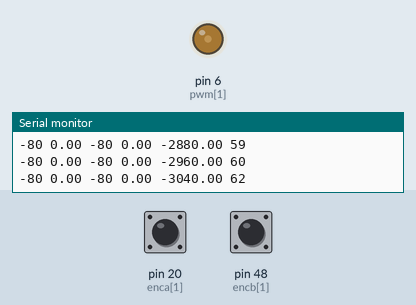
Simulated run of this sketch. Board: Arduino Mega 2560, built with avr-gcc and run on an emulated ATmega2560. Shown: output pins drawn as LEDs (lit = HIGH), the last lines printed to the serial monitor. The inputs (shaded band) are chosen by the test bench; at power-on: pin 20 (enca[1]) HIGH, pin 48 (encb[1]) HIGH.

Above: at 3.2 s.
3.3 s: pin 20 (enca[1]) pulled LOW for 0.15 s
At 4.41 s:
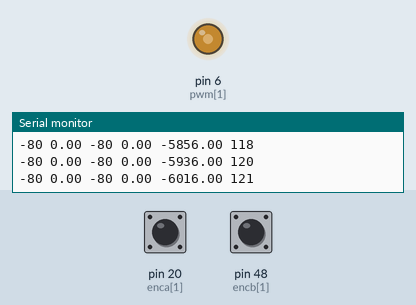
6.4 s: pin 20 (enca[1]) pulsed LOW 5 times (0.12 s each, 0.3 s apart)
At 8.0 s:
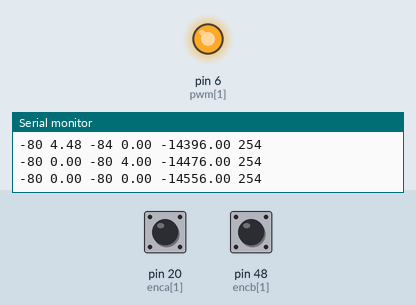
Timing chart, 0 to 9.5 s (numbered marks = the images above; inputs shaded):
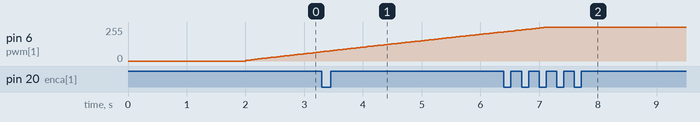

The sketch:

RPM_MOT.ino
```cpp
const int enca[] = {2,20,3};
const int encb[] = {50,48,51};
const int pwm[] = {5,6,7};
const int in1[] = {38,46,43};
const int in2[] = {39,47,42};
float eprev, eintg;
unsigned long milseb = 0, milseb1;
int pos = 0, pwr, target = -80, dir, posseb = 0;
float  c_rpm=0;
#define m 1
volatile int posi[] = {0,0,0};
template <int j>
void readEncoder(){
  int b = digitalRead(encb[j]);
  if(b > 0){
    posi[j]++;

  }
  else{
    posi[j]--;

  }
}


void setup() {
  // put your setup code here, to run once:


    Serial.begin(9600);
    delay(2000);

   // digitalWrite(pwm[m], HIGH);
    for(int k = 0; k < 3; k++){
    pinMode(enca[k],INPUT_PULLUP);
    pinMode(encb[k],INPUT_PULLUP);
  }
  attachInterrupt(digitalPinToInterrupt(enca[m]),readEncoder<m>,RISING);
 // digitalWrite(pwm[m], HIGH);

}

void loop() {


  unsigned long mil;
  mil = millis();
  if(mil - milseb >= 100){
      pos = posi[m] - posseb;

        c_rpm = ((pos *10 * 60)/134.0) ;

      posseb = posi[m];
      milseb = mil;
    }
    PID(c_rpm);
  //  PID(pos);
//Serial.println(c_rpm);
}


void PID(int inp){
  if(target>0){
    digitalWrite(in1[m],HIGH);
    digitalWrite(in2[m], LOW);}
  else if(target<0){
    digitalWrite(in1[m],LOW);
    digitalWrite(in2[m],HIGH);
    }
  else{
    digitalWrite(in1[m], LOW);
    digitalWrite(in2[m], LOW);
    }
  long op = millis();
  float DelT = ((float) (op - milseb1)) / (1000);
  milseb1 = op;
  float kp = 0.02, kd=0.1, ki=0.02;


    int e = target - inp;
 //   if (e <= 0) e=0;
    float dedt = (e-eprev);
    eintg = eintg + e ;

    float u = kp*e + kd*dedt + ki*eintg;
    eprev = e;

    pwr = (int) abs(u);
    if (pwr <=0 ) pwr = 0;
    if (pwr >= 255) pwr = 254;

  Serial.print(target);
  Serial.print(" ");
  Serial.print(c_rpm);
  Serial.print(" ");
  Serial.print(e);
  Serial.print(" ");
  Serial.print(dedt);
  Serial.print(" ");
  Serial.print(eintg);
  Serial.print(" ");
  Serial.println(pwr);
  analogWrite(pwm[m], pwr);

  //return pwr;
  }
```
